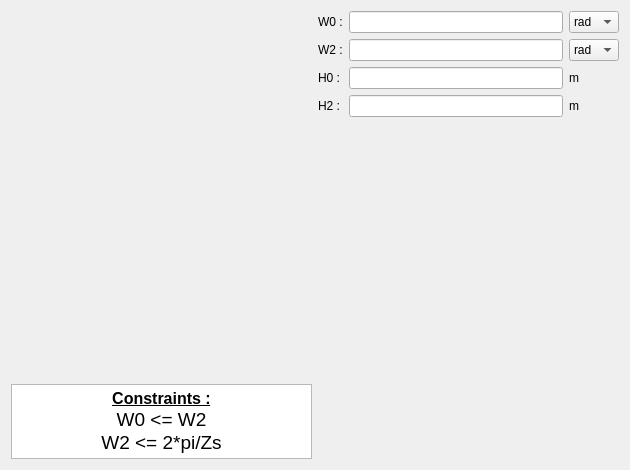
<?xml version="1.0" encoding="UTF-8"?>
<ui version="4.0">
 <class>PWSlot22</class>
 <widget class="QWidget" name="PWSlot22">
  <property name="geometry">
   <rect>
    <x>0</x>
    <y>0</y>
    <width>630</width>
    <height>470</height>
   </rect>
  </property>
  <property name="minimumSize">
   <size>
    <width>630</width>
    <height>470</height>
   </size>
  </property>
  <property name="maximumSize">
   <size>
    <width>16777215</width>
    <height>16777215</height>
   </size>
  </property>
  <property name="windowTitle">
   <string>Form</string>
  </property>
  <layout class="QHBoxLayout" name="horizontalLayout">
   <item>
    <layout class="QVBoxLayout" name="verticalLayout_2">
     <item>
      <widget class="QLabel" name="img_slot">
       <property name="sizePolicy">
        <sizepolicy hsizetype="Expanding" vsizetype="Expanding">
         <horstretch>0</horstretch>
         <verstretch>0</verstretch>
        </sizepolicy>
       </property>
       <property name="maximumSize">
        <size>
         <width>16777215</width>
         <height>16777215</height>
        </size>
       </property>
       <property name="text">
        <string/>
       </property>
       <property name="pixmap">
        <pixmap resource="../../../../Resources/pyleecan.qrc">:/images/images/MachineSetup/WSlot/Slot 22.PNG</pixmap>
       </property>
       <property name="scaledContents">
        <bool>true</bool>
       </property>
      </widget>
     </item>
     <item>
      <widget class="QTextEdit" name="txt_constraint">
       <property name="sizePolicy">
        <sizepolicy hsizetype="Expanding" vsizetype="Fixed">
         <horstretch>0</horstretch>
         <verstretch>0</verstretch>
        </sizepolicy>
       </property>
       <property name="maximumSize">
        <size>
         <width>16777215</width>
         <height>75</height>
        </size>
       </property>
       <property name="verticalScrollBarPolicy">
        <enum>Qt::ScrollBarAlwaysOff</enum>
       </property>
       <property name="html">
        <string>&lt;!DOCTYPE HTML PUBLIC &quot;-//W3C//DTD HTML 4.0//EN&quot; &quot;http://www.w3.org/TR/REC-html40/strict.dtd&quot;&gt;
&lt;html&gt;&lt;head&gt;&lt;meta name=&quot;qrichtext&quot; content=&quot;1&quot; /&gt;&lt;style type=&quot;text/css&quot;&gt;
p, li { white-space: pre-wrap; }
&lt;/style&gt;&lt;/head&gt;&lt;body style=&quot; font-family:'MS Shell Dlg 2'; font-size:7.8pt; font-weight:400; font-style:normal;&quot;&gt;
&lt;p align=&quot;center&quot; style=&quot; margin-top:0px; margin-bottom:0px; margin-left:0px; margin-right:0px; -qt-block-indent:0; text-indent:0px;&quot;&gt;&lt;span style=&quot; font-size:12pt; font-weight:600; text-decoration: underline;&quot;&gt;Constraints :&lt;/span&gt;&lt;/p&gt;
&lt;p align=&quot;center&quot; style=&quot; margin-top:0px; margin-bottom:0px; margin-left:0px; margin-right:0px; -qt-block-indent:0; text-indent:0px;&quot;&gt;&lt;span style=&quot; font-size:14pt;&quot;&gt;W0 &amp;lt;= W2&lt;/span&gt;&lt;/p&gt;
&lt;p align=&quot;center&quot; style=&quot; margin-top:0px; margin-bottom:0px; margin-left:0px; margin-right:0px; -qt-block-indent:0; text-indent:0px;&quot;&gt;&lt;span style=&quot; font-size:14pt;&quot;&gt;W2 &amp;lt;= 2*pi/Zs&lt;/span&gt;&lt;/p&gt;&lt;/body&gt;&lt;/html&gt;</string>
       </property>
       <property name="textInteractionFlags">
        <set>Qt::TextSelectableByKeyboard|Qt::TextSelectableByMouse</set>
       </property>
      </widget>
     </item>
    </layout>
   </item>
   <item>
    <layout class="QVBoxLayout" name="verticalLayout">
     <item>
      <layout class="QGridLayout" name="gridLayout">
       <item row="0" column="0">
        <widget class="QLabel" name="in_W0">
         <property name="text">
          <string>W0 :</string>
         </property>
        </widget>
       </item>
       <item row="0" column="1">
        <widget class="FloatEdit" name="lf_W0"/>
       </item>
       <item row="1" column="0">
        <widget class="QLabel" name="in_W2">
         <property name="text">
          <string>W2 :</string>
         </property>
        </widget>
       </item>
       <item row="1" column="1">
        <widget class="FloatEdit" name="lf_W2"/>
       </item>
       <item row="2" column="0">
        <widget class="QLabel" name="in_H0">
         <property name="text">
          <string>H0 :</string>
         </property>
        </widget>
       </item>
       <item row="2" column="1">
        <widget class="FloatEdit" name="lf_H0"/>
       </item>
       <item row="2" column="2">
        <widget class="QLabel" name="unit_H0">
         <property name="text">
          <string>m</string>
         </property>
        </widget>
       </item>
       <item row="3" column="0">
        <widget class="QLabel" name="in_H2">
         <property name="text">
          <string>H2 :</string>
         </property>
        </widget>
       </item>
       <item row="3" column="1">
        <widget class="FloatEdit" name="lf_H2"/>
       </item>
       <item row="3" column="2">
        <widget class="QLabel" name="unit_H2">
         <property name="text">
          <string>m</string>
         </property>
        </widget>
       </item>
       <item row="0" column="2">
        <widget class="QComboBox" name="c_W0_unit">
         <property name="maximumSize">
          <size>
           <width>50</width>
           <height>16777215</height>
          </size>
         </property>
         <item>
          <property name="text">
           <string>rad</string>
          </property>
         </item>
         <item>
          <property name="text">
           <string>deg</string>
          </property>
         </item>
        </widget>
       </item>
       <item row="1" column="2">
        <widget class="QComboBox" name="c_W2_unit">
         <property name="maximumSize">
          <size>
           <width>50</width>
           <height>16777215</height>
          </size>
         </property>
         <item>
          <property name="text">
           <string>rad</string>
          </property>
         </item>
         <item>
          <property name="text">
           <string>deg</string>
          </property>
         </item>
        </widget>
       </item>
      </layout>
     </item>
     <item>
      <widget class="WWSlotOut" name="w_out" native="true"/>
     </item>
    </layout>
   </item>
  </layout>
 </widget>
 <customwidgets>
  <customwidget>
   <class>FloatEdit</class>
   <extends>QLineEdit</extends>
   <header>pyleecan.GUI/Tools/FloatEdit.h</header>
  </customwidget>
  <customwidget>
   <class>WWSlotOut</class>
   <extends>QWidget</extends>
   <header>pyleecan.GUI.Dialog.DMachineSetup.SWSlot.WWSlotOut.WWSlotOut.h</header>
   <container>1</container>
  </customwidget>
 </customwidgets>
 <tabstops>
  <tabstop>lf_W0</tabstop>
  <tabstop>lf_W2</tabstop>
  <tabstop>lf_H0</tabstop>
  <tabstop>lf_H2</tabstop>
  <tabstop>txt_constraint</tabstop>
 </tabstops>
 <resources>
  <include location="../../../../Resources/pyleecan.qrc"/>
  <include location="../../../../Resources/pyleecan.qrc"/>
 </resources>
 <connections/>
</ui>
